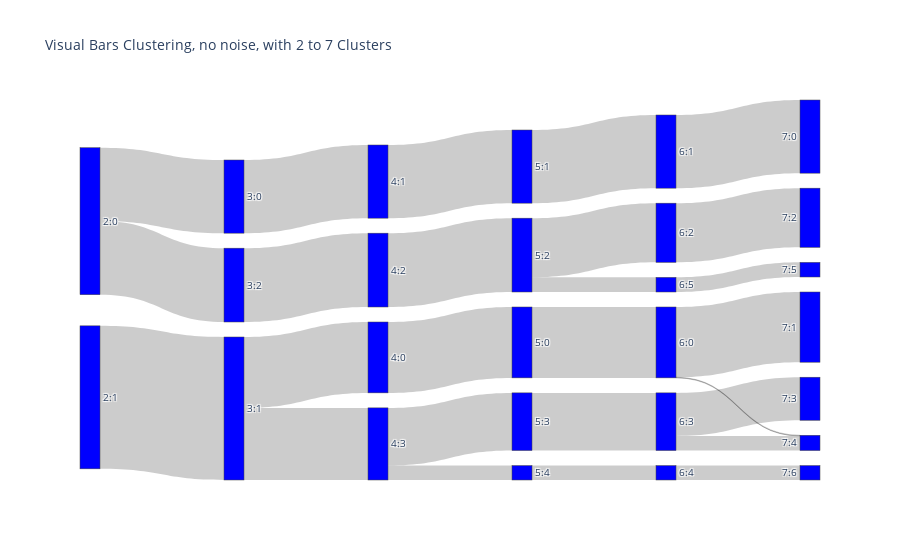

The cell this chart's notebook holds for it:
### Code cell
link, label = convert_lbls_to_sankey_nodes(x_lbls_L)
# plot
fig = go.Figure(data=
          [go.Sankey(node = dict(pad = 15, thickness=20, label = label, color =  "blue"),
                     link = link)])
    
fig.update_layout(title_text="Visual Bars Clustering, no noise, with 2 to 7 Clusters", font_size=10)
fig.show()

### Figure 1 — Plotly figure (JSON) as saved in the notebook; plotly's stock layout.template omitted (floating-point values rounded to 4 significant figures)
{"data": [{"link": {"source": [0, 0, 0, 1, 1, 1, 2, 2, 2, 2, 3, 3, 3, 3, 4, 4, 4, 4, 5, 5, 5, 5, 5, 6, 6, 6, 6, 6, 7, 7, 7, 7, 7, 8, 8, 8, 8, 8, 9, 9, 9, 9, 9, 9, 10, 10, 10, 10, 10, 10, 11, 11, 11, 11, 11, 11, 12, 12, 12, 12, 12, 12, 13, 13, 13, 13, 13, 13, 14, 14, 14, 14, 14, 14, 14, 15, 15, 15, 15, 15, 15, 15, 16, 16, 16, 16, 16, 16, 16, 17, 17, 17, 17, 17, 17, 17, 18, 18, 18, 18, 18, 18, 18, 19, 19, 19, 19, 19, 19, 19], "target": [2, 3, 4, 2, 3, 4, 5, 6, 7, 8, 5, 6, 7, 8, 5, 6, 7, 8, 9, 10, 11, 12, 13, 9, 10, 11, 12, 13, 9, 10, 11, 12, 13, 9, 10, 11, 12, 13, 14, 15, 16, 17, 18, 19, 14, 15, 16, 17, 18, 19, 14, 15, 16, 17, 18, 19, 14, 15, 16, 17, 18, 19, 14, 15, 16, 17, 18, 19, 20, 21, 22, 23, 24, 25, 26, 20, 21, 22, 23, 24, 25, 26, 20, 21, 22, 23, 24, 25, 26, 20, 21, 22, 23, 24, 25, 26, 20, 21, 22, 23, 24, 25, 26, 20, 21, 22, 23, 24, 25, 26], "value": [2523, 0, 2546, 0, 4931, 0, 0, 2523, 0, 0, 2444, 0, 0, 2487, 0, 0, 2546, 0, 2444, 0, 0, 0, 0, 0, 2523, 0, 0, 0, 0, 0, 2546, 0, 0, 0, 0, 0, 1989, 498, 2444, 0, 0, 0, 0, 0, 0, 2523, 0, 0, 0, 0, 0, 0, 2041, 0, 0, 505, 0, 0, 0, 1989, 0, 0, 0, 0, 0, 0, 498, 0, 0, 2421, 0, 0, 23, 0, 0, 2523, 0, 0, 0, 0, 0, 0, 0, 0, 2041, 0, 0, 0, 0, 0, 0, 0, 1485, 504, 0, 0, 0, 0, 0, 0, 0, 0, 498, 0, 0, 0, 0, 0, 505, 0]}, "node": {"color": "blue", "label": ["2:0", "2:1", "3:0", "3:1", "3:2", "4:0", "4:1", "4:2", "4:3", "5:0", "5:1", "5:2", "5:3", "5:4", "6:0", "6:1", "6:2", "6:3", "6:4", "6:5", "7:0", "7:1", "7:2", "7:3", "7:4", "7:5", "7:6"], "pad": 15, "thickness": 20}, "type": "sankey"}], "layout": {"font": {"size": 10}, "title": {"text": "Visual Bars Clustering, no noise, with 2 to 7 Clusters"}}}
